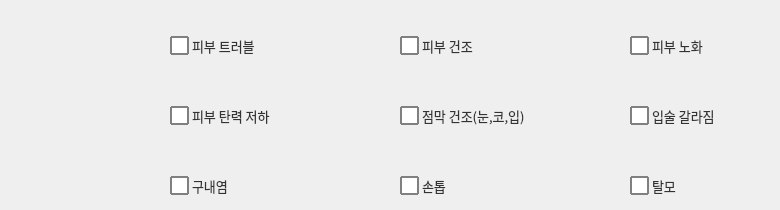
     <widget class="QWidget" name="tab_6">
      <attribute name="title">
       <string>피부/모발/손발톱/점막</string>
      </attribute>
      <widget class="QCheckBox" name="checkBox_77">
       <property name="geometry">
        <rect>
         <x>400</x>
         <y>100</y>
         <width>141</width>
         <height>31</height>
        </rect>
       </property>
       <property name="font">
        <font>
         <family>Leelawadee UI</family>
         <pointsize>-1</pointsize>
        </font>
       </property>
       <property name="styleSheet">
        <string notr="true">QCheckBox 
{
    spacing: 3px; /* 체크박스와 텍스트 사이 간격 */
    font-size: 13px;
    color: #333;
}

QCheckBox::indicator {
    width: 15px;
    height: 15px;
    border: 1.5px solid gray;        /* 기본 테두리 색상 */
    background-color: white;       /* 기본 배경색 */
    border-radius: 1px; 		/*모서리 둥글게*/
}

QCheckBox::indicator:checked {
    background-color: white;       /* 체크된 후 바탕색 */
    border: 1.5px solid red;         /* 체크된 후 테두리 */
    image: url(C:/intel_training/Ai_supplement/pill.png); /* 체크 표시 이미지 (선택 사항) */
}


QCheckBox::indicator:hover
{
background-color : #E0F2F1;

}
</string>
       </property>
       <property name="text">
        <string>점막 건조(눈,코,입)</string>
       </property>
       <property name="checkable">
        <bool>true</bool>
       </property>
       <property name="checked">
        <bool>false</bool>
       </property>
       <property name="autoRepeat">
        <bool>false</bool>
       </property>
      </widget>
      <widget class="QCheckBox" name="checkBox_78">
       <property name="geometry">
        <rect>
         <x>170</x>
         <y>30</y>
         <width>131</width>
         <height>31</height>
        </rect>
       </property>
       <property name="font">
        <font>
         <family>Leelawadee UI</family>
         <pointsize>-1</pointsize>
        </font>
       </property>
       <property name="styleSheet">
        <string notr="true">QCheckBox 
{
    spacing: 3px; /* 체크박스와 텍스트 사이 간격 */
    font-size: 13px;
    color: #333;
}

QCheckBox::indicator {
    width: 15px;
    height: 15px;
    border: 1.5px solid gray;        /* 기본 테두리 색상 */
    background-color: white;       /* 기본 배경색 */
    border-radius: 1px; 		/*모서리 둥글게*/
}

QCheckBox::indicator:checked {
    background-color: white;       /* 체크된 후 바탕색 */
    border: 1.5px solid red;         /* 체크된 후 테두리 */
    image: url(C:/intel_training/Ai_supplement/pill.png); /* 체크 표시 이미지 (선택 사항) */
}


QCheckBox::indicator:hover
{
background-color : #E0F2F1;

}
</string>
       </property>
       <property name="text">
        <string>피부 트러블</string>
       </property>
       <property name="checkable">
        <bool>true</bool>
       </property>
       <property name="checked">
        <bool>false</bool>
       </property>
       <property name="autoRepeat">
        <bool>false</bool>
       </property>
      </widget>
      <widget class="QCheckBox" name="checkBox_79">
       <property name="geometry">
        <rect>
         <x>630</x>
         <y>100</y>
         <width>141</width>
         <height>31</height>
        </rect>
       </property>
       <property name="font">
        <font>
         <family>Leelawadee UI</family>
         <pointsize>-1</pointsize>
        </font>
       </property>
       <property name="styleSheet">
        <string notr="true">QCheckBox 
{
    spacing: 3px; /* 체크박스와 텍스트 사이 간격 */
    font-size: 13px;
    color: #333;
}

QCheckBox::indicator {
    width: 15px;
    height: 15px;
    border: 1.5px solid gray;        /* 기본 테두리 색상 */
    background-color: white;       /* 기본 배경색 */
    border-radius: 1px; 		/*모서리 둥글게*/
}

QCheckBox::indicator:checked {
    background-color: white;       /* 체크된 후 바탕색 */
    border: 1.5px solid red;         /* 체크된 후 테두리 */
    image: url(C:/intel_training/Ai_supplement/pill.png); /* 체크 표시 이미지 (선택 사항) */
}


QCheckBox::indicator:hover
{
background-color : #E0F2F1;

}
</string>
       </property>
       <property name="text">
        <string>입술 갈라짐</string>
       </property>
       <property name="checkable">
        <bool>true</bool>
       </property>
       <property name="checked">
        <bool>false</bool>
       </property>
       <property name="autoRepeat">
        <bool>false</bool>
       </property>
      </widget>
      <widget class="QCheckBox" name="checkBox_80">
       <property name="geometry">
        <rect>
         <x>170</x>
         <y>100</y>
         <width>131</width>
         <height>31</height>
        </rect>
       </property>
       <property name="font">
        <font>
         <family>Leelawadee UI</family>
         <pointsize>-1</pointsize>
        </font>
       </property>
       <property name="styleSheet">
        <string notr="true">QCheckBox 
{
    spacing: 3px; /* 체크박스와 텍스트 사이 간격 */
    font-size: 13px;
    color: #333;
}

QCheckBox::indicator {
    width: 15px;
    height: 15px;
    border: 1.5px solid gray;        /* 기본 테두리 색상 */
    background-color: white;       /* 기본 배경색 */
    border-radius: 1px; 		/*모서리 둥글게*/
}

QCheckBox::indicator:checked {
    background-color: white;       /* 체크된 후 바탕색 */
    border: 1.5px solid red;         /* 체크된 후 테두리 */
    image: url(C:/intel_training/Ai_supplement/pill.png); /* 체크 표시 이미지 (선택 사항) */
}


QCheckBox::indicator:hover
{
background-color : #E0F2F1;

}
</string>
       </property>
       <property name="text">
        <string>피부 탄력 저하</string>
       </property>
       <property name="checkable">
        <bool>true</bool>
       </property>
       <property name="checked">
        <bool>false</bool>
       </property>
       <property name="autoRepeat">
        <bool>false</bool>
       </property>
      </widget>
      <widget class="QCheckBox" name="checkBox_81">
       <property name="geometry">
        <rect>
         <x>630</x>
         <y>170</y>
         <width>141</width>
         <height>31</height>
        </rect>
       </property>
       <property name="font">
        <font>
         <family>Leelawadee UI</family>
         <pointsize>-1</pointsize>
        </font>
       </property>
       <property name="styleSheet">
        <string notr="true">QCheckBox 
{
    spacing: 3px; /* 체크박스와 텍스트 사이 간격 */
    font-size: 13px;
    color: #333;
}

QCheckBox::indicator {
    width: 15px;
    height: 15px;
    border: 1.5px solid gray;        /* 기본 테두리 색상 */
    background-color: white;       /* 기본 배경색 */
    border-radius: 1px; 		/*모서리 둥글게*/
}

QCheckBox::indicator:checked {
    background-color: white;       /* 체크된 후 바탕색 */
    border: 1.5px solid red;         /* 체크된 후 테두리 */
    image: url(C:/intel_training/Ai_supplement/pill.png); /* 체크 표시 이미지 (선택 사항) */
}


QCheckBox::indicator:hover
{
background-color : #E0F2F1;

}
</string>
       </property>
       <property name="text">
        <string>탈모</string>
       </property>
       <property name="checkable">
        <bool>true</bool>
       </property>
       <property name="checked">
        <bool>false</bool>
       </property>
       <property name="autoRepeat">
        <bool>false</bool>
       </property>
      </widget>
      <widget class="QCheckBox" name="checkBox_82">
       <property name="geometry">
        <rect>
         <x>630</x>
         <y>30</y>
         <width>141</width>
         <height>31</height>
        </rect>
       </property>
       <property name="font">
        <font>
         <family>Leelawadee UI</family>
         <pointsize>-1</pointsize>
        </font>
       </property>
       <property name="styleSheet">
        <string notr="true">QCheckBox 
{
    spacing: 3px; /* 체크박스와 텍스트 사이 간격 */
    font-size: 13px;
    color: #333;
}

QCheckBox::indicator {
    width: 15px;
    height: 15px;
    border: 1.5px solid gray;        /* 기본 테두리 색상 */
    background-color: white;       /* 기본 배경색 */
    border-radius: 1px; 		/*모서리 둥글게*/
}

QCheckBox::indicator:checked {
    background-color: white;       /* 체크된 후 바탕색 */
    border: 1.5px solid red;         /* 체크된 후 테두리 */
    image: url(C:/intel_training/Ai_supplement/pill.png); /* 체크 표시 이미지 (선택 사항) */
}


QCheckBox::indicator:hover
{
background-color : #E0F2F1;

}
</string>
       </property>
       <property name="text">
        <string>피부 노화</string>
       </property>
       <property name="checkable">
        <bool>true</bool>
       </property>
       <property name="checked">
        <bool>false</bool>
       </property>
       <property name="autoRepeat">
        <bool>false</bool>
       </property>
      </widget>
      <widget class="QCheckBox" name="checkBox_83">
       <property name="geometry">
        <rect>
         <x>170</x>
         <y>170</y>
         <width>131</width>
         <height>31</height>
        </rect>
       </property>
       <property name="font">
        <font>
         <family>Leelawadee UI</family>
         <pointsize>-1</pointsize>
        </font>
       </property>
       <property name="styleSheet">
        <string notr="true">QCheckBox 
{
    spacing: 3px; /* 체크박스와 텍스트 사이 간격 */
    font-size: 13px;
    color: #333;
}

QCheckBox::indicator {
    width: 15px;
    height: 15px;
    border: 1.5px solid gray;        /* 기본 테두리 색상 */
    background-color: white;       /* 기본 배경색 */
    border-radius: 1px; 		/*모서리 둥글게*/
}

QCheckBox::indicator:checked {
    background-color: white;       /* 체크된 후 바탕색 */
    border: 1.5px solid red;         /* 체크된 후 테두리 */
    image: url(C:/intel_training/Ai_supplement/pill.png); /* 체크 표시 이미지 (선택 사항) */
}


QCheckBox::indicator:hover
{
background-color : #E0F2F1;

}
</string>
       </property>
       <property name="text">
        <string>구내염</string>
       </property>
       <property name="checkable">
        <bool>true</bool>
       </property>
       <property name="checked">
        <bool>false</bool>
       </property>
       <property name="autoRepeat">
        <bool>false</bool>
       </property>
      </widget>
      <widget class="QCheckBox" name="checkBox_84">
       <property name="geometry">
        <rect>
         <x>400</x>
         <y>170</y>
         <width>141</width>
         <height>31</height>
        </rect>
       </property>
       <property name="font">
        <font>
         <family>Leelawadee UI</family>
         <pointsize>-1</pointsize>
        </font>
       </property>
       <property name="styleSheet">
        <string notr="true">QCheckBox 
{
    spacing: 3px; /* 체크박스와 텍스트 사이 간격 */
    font-size: 13px;
    color: #333;
}

QCheckBox::indicator {
    width: 15px;
    height: 15px;
    border: 1.5px solid gray;        /* 기본 테두리 색상 */
    background-color: white;       /* 기본 배경색 */
    border-radius: 1px; 		/*모서리 둥글게*/
}

QCheckBox::indicator:checked {
    background-color: white;       /* 체크된 후 바탕색 */
    border: 1.5px solid red;         /* 체크된 후 테두리 */
    image: url(C:/intel_training/Ai_supplement/pill.png); /* 체크 표시 이미지 (선택 사항) */
}


QCheckBox::indicator:hover
{
background-color : #E0F2F1;

}
</string>
       </property>
       <property name="text">
        <string>손톱</string>
       </property>
       <property name="checkable">
        <bool>true</bool>
       </property>
       <property name="checked">
        <bool>false</bool>
       </property>
       <property name="autoRepeat">
        <bool>false</bool>
       </property>
      </widget>
      <widget class="QCheckBox" name="checkBox_85">
       <property name="geometry">
        <rect>
         <x>400</x>
         <y>30</y>
         <width>141</width>
         <height>31</height>
        </rect>
       </property>
       <property name="font">
        <font>
         <family>Leelawadee UI</family>
         <pointsize>-1</pointsize>
        </font>
       </property>
       <property name="styleSheet">
        <string notr="true">QCheckBox 
{
    spacing: 3px; /* 체크박스와 텍스트 사이 간격 */
    font-size: 13px;
    color: #333;
}

QCheckBox::indicator {
    width: 15px;
    height: 15px;
    border: 1.5px solid gray;        /* 기본 테두리 색상 */
    background-color: white;       /* 기본 배경색 */
    border-radius: 1px; 		/*모서리 둥글게*/
}

QCheckBox::indicator:checked {
    background-color: white;       /* 체크된 후 바탕색 */
    border: 1.5px solid red;         /* 체크된 후 테두리 */
    image: url(C:/intel_training/Ai_supplement/pill.png); /* 체크 표시 이미지 (선택 사항) */
}


QCheckBox::indicator:hover
{
background-color : #E0F2F1;

}
</string>
       </property>
       <property name="text">
        <string>피부 건조</string>
       </property>
       <property name="checkable">
        <bool>true</bool>
       </property>
       <property name="checked">
        <bool>false</bool>
       </property>
       <property name="autoRepeat">
        <bool>false</bool>
       </property>
      </widget>
     </widget>
